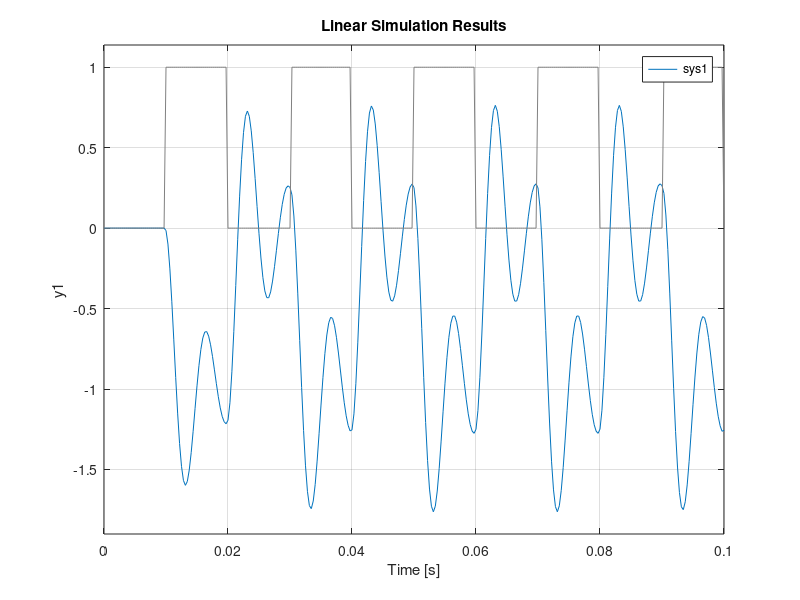

Recreate this plot in MATLAB.
% Parameters for the system
G = 0.8;
R = 828000;
C = 1e-9;
K = 0.32;

% Define the system
sys1 = tf(-1, [(R*C/G)^2, K*R*C/G, 1]); % LP

% bode(sys1);
% legend('H1')

% rect with fundamental freq. 50 HZ
% period 1/f = 1/50 = 0.02, duration 0.1 sec
[u, t] = gensig("square", 0.02, 0.1);
% plot(t, u)

% Sim. output with rect as input
% lsim simulates response data
lsim(sys1, u, t)
grid on